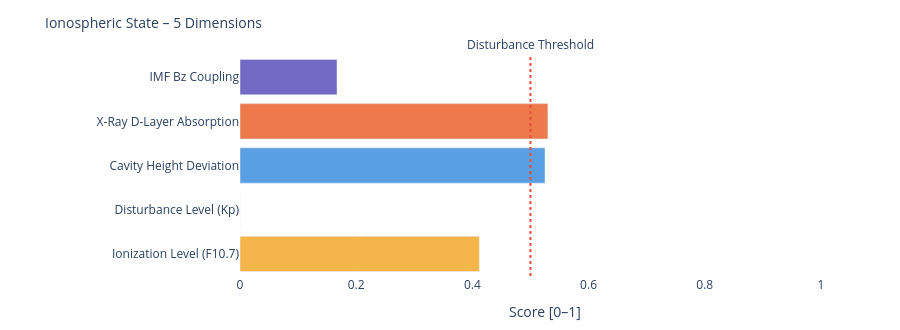

This figure's notebook cell:
### Markdown cell above
---
### 📐 Systemic Insight: Geometric Cavity vs. Real Schumann Resonance

**Relevant for:** Layer 6 = delta analysis &nbsp;|&nbsp; Layer 7 = feature vector / system interpretation

A cavity height change from 80 km to 70 km shifts the **idealized geometric frequencies** only minimally:

| Modus | Aktuell | Referenz | Δ |
|-------|---------|----------|---|
| SR-1 | 10.4762 Hz | 10.4599 Hz | +16 mHz |
| SR-2 | 18.1452 Hz | 18.1171 Hz | +28 mHz |
| SR-3 | 25.6612 Hz | 25.6215 Hz | +40 mHz |
| SR-4 | 33.1285 Hz | 33.0772 Hz | +51 mHz |

The geometric effect is limited because 10 km is very small compared to Earth's radius (~6371 km).

**Consequence:** Real Schumann deviations are likely driven more strongly by **conductivity, damping, day/night structure, lightning distribution and source geometry** than by pure cavity height.

---

**Layer 6 compares:**
```
geometric Δ from Layer 4  vs.  observed Δ from real Schumann measurement data
```

**Layer 7 Feature:**
```
If real Δ >> geometric Δ  →  non-geometric factors dominant
```

### Code cell
# ============================================================
# IONOSPHERIC STATE – Summary gauge
# Five dimensions: ionization, disturbance, cavity height, X-Ray, Bz coupling
# ============================================================

def norm(v, lo, hi):
    if v is None: return None
    return round(max(0.0, min(1.0, (v - lo) / (hi - lo))), 3)

# Ionization level (F10.7 → F2-Layer)
ioniz = norm(f107_val, 60, 250)

# Disturbance level (Kp → E/F-Layer irregularities)
disturb = norm(kp_val, 0, 9)

# Cavity height deviation from reference (80 km)
h_dev = norm(abs(h_eff - 80), 0, 20)

# X-Ray ionization (D-Layer absorption)
xray_ioniz = None
if xray_now is not None:
    xray_ioniz = norm(math.log10(max(xray_now, 1e-9)) + 9, 0, 5)

# Bz coupling (southward Bz → stronger magnetosphere-ionosphere coupling)
bz_coupling = norm(-(bz_now or 0), -5, 30) if bz_now is not None else None

dims = [
    ('Ionization Level (F10.7)',    ioniz,      '#F2A623'),
    ('Disturbance Level (Kp)',      disturb,    '#7F77DD'),
    ('Cavity Height Deviation',     h_dev,      '#378ADD'),
    ('X-Ray D-Layer Absorption',    xray_ioniz, '#E85D24'),
    ('IMF Bz Coupling',             bz_coupling,'#534AB7'),
]

fig = go.Figure()
for name, val, col in dims:
    if val is not None:
        h = int(val * 20)
        bar = '█' * h + '░' * (20 - h)
        label = f'{name}:  {bar}  {val:.3f}'
    else:
        label = f'{name}:  {"─" * 20}  n/a'
    fig.add_trace(go.Bar(
        x=[val if val is not None else 0],
        y=[name],
        orientation='h',
        marker_color=col, opacity=0.82,
        showlegend=False
    ))

fig.add_vline(x=0.5, line_dash='dot', line_color='#e74c3c',
              annotation_text='Disturbance Threshold', annotation_position='top')
fig.update_layout(
    title=dict(text='Ionospheric State – 5 Dimensions', font=dict(size=14)),
    xaxis=dict(title='Score [0–1]', range=[0, 1.05]),
    height=330, plot_bgcolor='rgba(0,0,0,0)', paper_bgcolor='rgba(0,0,0,0)',
    margin=dict(l=240, r=50, t=55, b=40)
)
fig.show()

print(f'\nIonospheric state:')
for name, val, _ in dims:
    print(f'  {name:<35} {val:.3f}' if val is not None else f'  {name:<35} n/a')

### Figure 1 — Plotly figure (JSON) as saved in the notebook; plotly's stock layout.template omitted (floating-point values rounded to 4 significant figures)
{"data": [{"marker": {"color": "#F2A623"}, "opacity": 0.82, "orientation": "h", "showlegend": false, "type": "bar", "x": [0.412], "y": ["Ionization Level (F10.7)"]}, {"marker": {"color": "#7F77DD"}, "opacity": 0.82, "orientation": "h", "showlegend": false, "type": "bar", "x": [0.0], "y": ["Disturbance Level (Kp)"]}, {"marker": {"color": "#378ADD"}, "opacity": 0.82, "orientation": "h", "showlegend": false, "type": "bar", "x": [0.525], "y": ["Cavity Height Deviation"]}, {"marker": {"color": "#E85D24"}, "opacity": 0.82, "orientation": "h", "showlegend": false, "type": "bar", "x": [0.53], "y": ["X-Ray D-Layer Absorption"]}, {"marker": {"color": "#534AB7"}, "opacity": 0.82, "orientation": "h", "showlegend": false, "type": "bar", "x": [0.167], "y": ["IMF Bz Coupling"]}], "layout": {"annotations": [{"showarrow": false, "text": "Disturbance Threshold", "x": 0.5, "xanchor": "center", "xref": "x", "y": 1, "yanchor": "bottom", "yref": "y domain"}], "height": 330, "margin": {"b": 40, "l": 240, "r": 50, "t": 55}, "paper_bgcolor": "rgba(0,0,0,0)", "plot_bgcolor": "rgba(0,0,0,0)", "shapes": [{"line": {"color": "#e74c3c", "dash": "dot"}, "type": "line", "x0": 0.5, "x1": 0.5, "xref": "x", "y0": 0, "y1": 1, "yref": "y domain"}], "title": {"font": {"size": 14}, "text": "Ionospheric State – 5 Dimensions"}, "xaxis": {"range": [0, 1.05], "title": {"text": "Score [0–1]"}}}}
